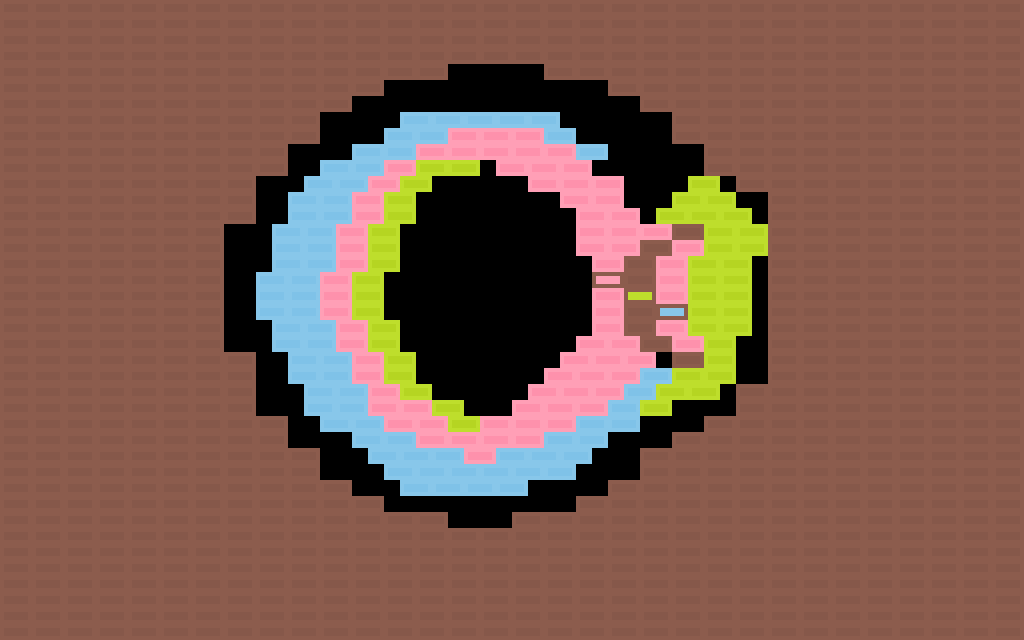

A 2D game scene composited from a Tiled map and its tileset images. What follows is a short description and the map's XML, with each tile layer's data collapsed to a summary:
An orthogonal 64x40 tile map with 16x16 px tiles, 1 tile layer (Tiles), 2 tilesets.

<map version="1.0" orientation="orthogonal" width="64" height="40" tilewidth="16" tileheight="16">
 <tileset firstgid="1" name="tiles_32x16" tilewidth="32" tileheight="16">
  <image source="../tiles_32x16.png" width="128" height="96" />
  <tile id="0">
   <properties>
    <property name="name" value="wallDefault" />
    <property name="solid" value="true" />
   </properties>
  </tile>
  <tile id="4">
   <properties>
    <property name="color" value="red" />
    <property name="effect" value="color" />
    <property name="name" value="wallRed" />
    <property name="solid" value="true" />
   </properties>
  </tile>
  <tile id="5">
   <properties>
    <property name="color" value="red" />
    <property name="destroy" value="true" />
    <property name="name" value="brickRed" />
    <property name="solid" value="true" />
   </properties>
  </tile>
  <tile id="6">
   <properties>
    <property name="color" value="red" />
    <property name="effect" value="die" />
    <property name="name" value="brickDangerRed" />
    <property name="solid" value="true" />
   </properties>
  </tile>
  <tile id="8">
   <properties>
    <property name="color" value="green" />
    <property name="effect" value="color" />
    <property name="name" value="wallGreen" />
    <property name="solid" value="true" />
   </properties>
  </tile>
  <tile id="9">
   <properties>
    <property name="color" value="green" />
    <property name="destroy" value="true" />
    <property name="name" value="brickGreen" />
    <property name="solid" value="true" />
   </properties>
  </tile>
  <tile id="10">
   <properties>
    <property name="color" value="green" />
    <property name="effect" value="die" />
    <property name="name" value="brickDangerGreen" />
    <property name="solid" value="true" />
   </properties>
  </tile>
  <tile id="12">
   <properties>
    <property name="color" value="blue" />
    <property name="effect" value="color" />
    <property name="name" value="wallBlue" />
    <property name="solid" value="true" />
   </properties>
  </tile>
  <tile id="13">
   <properties>
    <property name="color" value="blue" />
    <property name="destroy" value="true" />
    <property name="name" value="brickBlue" />
    <property name="solid" value="true" />
   </properties>
  </tile>
  <tile id="14">
   <properties>
    <property name="color" value="blue" />
    <property name="effect" value="die" />
    <property name="name" value="brickDangerBlue" />
    <property name="solid" value="true" />
   </properties>
  </tile>
 </tileset>
 <tileset firstgid="25" name="tiles_16x16" tilewidth="16" tileheight="16">
  <image source="../tiles_16x16.png" width="128" height="96" />
  <tile id="0">
   <properties>
    <property name="color" value="none" />
    <property name="name" value="ballWhite" />
    <property name="solid" value="true" />
   </properties>
  </tile>
  <tile id="1">
   <properties>
    <property name="color" value="red" />
    <property name="name" value="ballRed" />
    <property name="solid" value="true" />
   </properties>
  </tile>
  <tile id="2">
   <properties>
    <property name="color" value="green" />
    <property name="name" value="ballGreen" />
    <property name="solid" value="true" />
   </properties>
  </tile>
  <tile id="3">
   <properties>
    <property name="color" value="blue" />
    <property name="name" value="ballBlue" />
    <property name="solid" value="true" />
   </properties>
  </tile>
  <tile id="8">
   <properties>
    <property name="name" value="bg" />
   </properties>
  </tile>
  <tile id="9">
   <properties>
    <property name="color" value="red" />
    <property name="effect" value="teleport" />
    <property name="name" value="portalRed" />
   </properties>
  </tile>
  <tile id="10">
   <properties>
    <property name="color" value="green" />
    <property name="effect" value="teleport" />
    <property name="name" value="portalGreen" />
   </properties>
  </tile>
  <tile id="11">
   <properties>
    <property name="color" value="blue" />
    <property name="effect" value="teleport" />
    <property name="name" value="portalBlue" />
   </properties>
  </tile>
 </tileset>
 <layer name="Tiles" width="64" height="40">
  <data>[2560 cells, 1107 non-empty, 7 distinct tile ids]</data>
 </layer>
</map>
